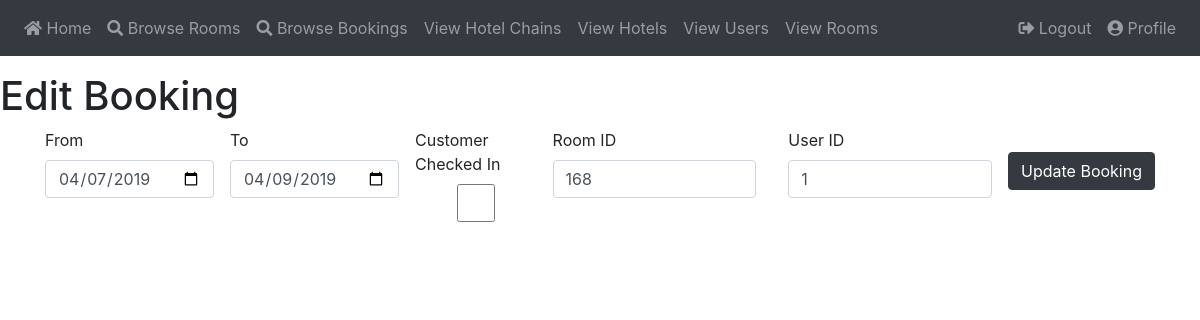
/edit_booking/1 (signed in), run on the app's committed database.
### app/models.py (models this page shows)
class Booking(db.Model):
    id          = db.Column(db.Integer, primary_key = True)
    checked_in  = db.Column(db.Boolean, nullable = False)
    from_date   = db.Column(db.Date, nullable = False)
    to_date     = db.Column(db.Date, nullable = False)
    room        = db.Column(db.Integer, db.ForeignKey('room.id'))
    user        = db.Column(db.Integer, db.ForeignKey('user.id'))

### app/routes.py (the view)
@app.route("/edit_booking/<booking_id>", methods=["GET", "POST"])
@login_required
def edit_booking(booking_id):
    if current_user.priv > 0:
        booking = Booking.query.get(booking_id)
        form = EditBookingForm()
        if form.validate_on_submit():
            booking.checked_in = form.checked_in.data
            booking.from_date = form.from_date.data
            booking.to_date = form.to_date.data
            booking.room = form.room.data
            booking.user = form.user.data
            db.session.commit()
            flash("Modifications have been saved!")
            return render_template("edit_type/booking.html", title="Edit Booking", form=form, booking_id = booking_id)
        elif request.method == "GET":
            form.checked_in.data = booking.checked_in
            form.from_date.data = booking.from_date
            form.to_date.data = booking.to_date
            form.room.data = booking.room
            form.user.data = booking.user
        return render_template("edit_type/booking.html", title="Edit Booking", form=form, booking_id = booking_id)
    else:
        return render_template('browse_bookings.html')

### app/forms.py (shortened to what this page needs)
class EditBookingForm(FlaskForm):
    checked_in = BooleanField("Customer Checked In")
    from_date = DateField("From", validators=[DataRequired()])
    to_date = DateField("To", validators=[DataRequired()])
    room = IntegerField("Room ID", validators=[DataRequired()])
    user = IntegerField("User ID", validators=[DataRequired()])
    submit = SubmitField('Update Booking')

### app/models.py (called while the page is built)
@login.user_loader
def load_user(id):
    return User.query.get(int(id))

### app/templates/edit_type/booking.html (shortened to what this page needs)
{% extends "base.html" %}
{% block content %}
    <h1>Edit Booking</h1>
    <div class="container">
    <form action="" method="post">
        <div class="d-flex">
        <p>
            {{ form.from_date.label }}<br>
            {{ form.from_date(class="form-control", type="date") }}<br>
        </p>
        <p class="px-3">
            {{ form.to_date.label }}<br>
            {{ form.to_date(class="form-control", type="date") }}<br>
        </p>
        <p>
            {{ form.checked_in.label }}<br>
            {{ form.checked_in(class="form-control") }}<br>
        </p>
        <p class="px-3">
            {{ form.room.label }}<br>
            {{ form.room(size=4, class="form-control") }}<br>
        </p>
        <p class="px-3">
            {{ form.user.label }}<br>
            {{ form.user(size=4, class="form-control") }}<br>
        </p>
        <div>
            <p class="py-4">{{ form.submit(class="btn btn-dark") }}</p>
        </div>
        </div>
    </form>
</div>
{% endblock %}

### data on the page
Booking: from_date "04/07/2019", to_date "04/09/2019", room "168", user "1"
